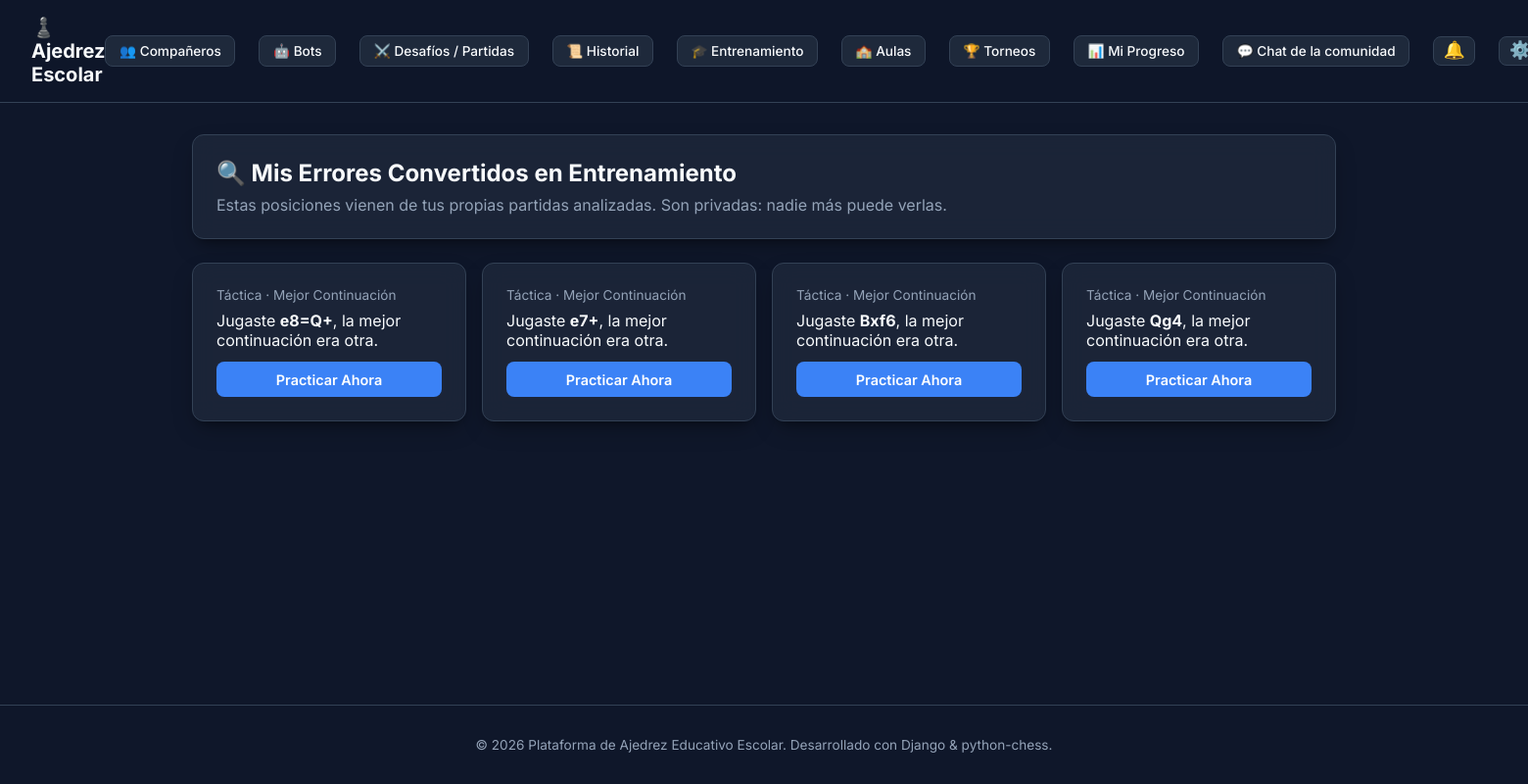
The app's page /personalization/my-errors/ (signed in) with its own data.
### apps/personalization/models.py (models this page shows, shortened)
class DetectedGameError(models.Model):
    move_analysis = models.OneToOneField(
        'analysis.MoveAnalysis', on_delete=models.CASCADE, related_name='detected_error'
    )
    student = models.ForeignKey(
        settings.AUTH_USER_MODEL, on_delete=models.CASCADE, related_name='detected_errors'
    )
    game = models.ForeignKey(
        'games.Game', on_delete=models.SET_NULL, null=True, blank=True, related_name='detected_errors'
    )
    fen_before = models.CharField(max_length=100)
    student_move_uci = models.CharField(max_length=10)
    student_move_san = models.CharField(max_length=20)
    best_move_uci = models.CharField(max_length=10, blank=True)
    best_move_san = models.CharField(max_length=20, blank=True)
    score_cp_before = models.IntegerField(null=True, blank=True)
    mate_in_before = models.IntegerField(null=True, blank=True)
    category = models.CharField(max_length=20, choices=Puzzle.Category.choices)
    theme = models.CharField(max_length=30, choices=Puzzle.Theme.choices)
    difficulty = models.CharField(max_length=20, choices=Puzzle.Difficulty.choices)
    generated_puzzle = models.OneToOneField(
        Puzzle, on_delete=models.SET_NULL, null=True, blank=True, related_name='source_error'
    )
    created_at = models.DateTimeField(auto_now_add=True)
    class Meta:
        ordering = ['-created_at']

### apps/personalization/views.py (the view)
# urls.py: path('my-errors/', views.MyDetectedErrorsListView.as_view(), name='personalization_my_errors'),
class MyDetectedErrorsListView(LoginRequiredMixin, ListView):
    model = DetectedGameError
    template_name = 'personalization/my_errors.html'
    context_object_name = 'errors'
    def get_queryset(self):
        return DetectedGameError.objects.filter(student=self.request.user).select_related('generated_puzzle', 'game')

### apps/accounts/models.py (called while the page is built)
    @property
    def rank(self):
        from apps.ratings.elo import rank_for_elo
        return rank_for_elo(self.elo_rating)

### apps/personalization/context_processors.py (called while the page is built)
def chess_appearance(request):
    user = getattr(request, 'user', None)
    piece_set, board_theme, is_custom = resolve_user_appearance(user)
    return {
        'user_piece_set': piece_set,
        'user_board_theme': board_theme,
        'is_custom_appearance': is_custom,
        'chess_piece_sets': PIECE_SETS,
        'chess_board_themes': BOARD_THEMES,
    }

### apps/personalization/models.py (called while the page is built)
    @classmethod
    def get_solo(cls):
        obj, _ = cls.objects.get_or_create(id=1)
        return obj

### apps/ratings/elo.py (called while the page is built)
def rank_for_elo(elo: int) -> PlayerRank:
    for rank in reversed(_RANKS_DESC):
        if elo >= rank.min_elo:
            return rank
    return PlayerRank.NOVATO

    @property
    def label(self) -> str:
        return self.value[0]

    @property
    def min_elo(self) -> int:
        return self.value[1]

### templates/personalization/my_errors.html (shortened to what this page needs)
{% extends 'base.html' %}
{% block content %}
<div class="card" style="margin-bottom: 1.5rem;">
    <h2>🔍 Mis Errores Convertidos en Entrenamiento</h2>
    <p style="color: var(--text-secondary); margin-top: 0.5rem;">
        Estas posiciones vienen de tus propias partidas analizadas. Son privadas: nadie más puede verlas.
    </p>
</div>
<div style="display: grid; grid-template-columns: repeat(auto-fill, minmax(280px, 1fr)); gap: 1rem;">
    {% for error in errors %}
    <div class="card">
        <p style="font-size: 0.85rem; color: var(--text-secondary);">{{ error.get_category_display }} · {{ error.get_theme_display }}</p>
        <p style="margin-top: 0.5rem;">Jugaste <strong>{{ error.student_move_san }}</strong>, la mejor continuación era otra.</p>
        {% if error.generated_puzzle %}
        <a href="{% url 'puzzle_detail' error.generated_puzzle.id %}" class="btn btn-primary" style="width: 100%; margin-top: 0.75rem;">Practicar Ahora</a>
        {% endif %}
    </div>
    {% empty %}
    <p style="color: var(--text-secondary);">Todavía no has convertido errores en entrenamiento. Analiza una de tus partidas para empezar.</p>
    {% endfor %}
</div>
{% endblock %}

### static/css/styles.css (style rules this page uses)
:root { --bg-primary: #0f172a; --bg-surface: #1e293b; --bg-card: rgba(30, 41, 59, 0.8); --border-color: #334155; --text-primary: #f8fafc; --text-secondary: #94a3b8; --accent-color: #3b82f6; --accent-hover: #2563eb; --success-color: #10b981; --danger-color: #ef4444; --warning-color: #f59e0b; --board-light: #e8edf2; --board-dark: #6884ab; --board-frame: #2a3547; --highlight-selected: rgba(232, 176, 64, 0.42); --highlight-last: rgba(214, 177, 70, 0.48); --highlight-hover: rgba(255, 255, 255, 0.10); --highlight-hover-light: rgba(0, 0, 0, 0.06); --legal-dot: rgba(20, 20, 20, 0.28); --legal-capture: rgba(239, 68, 68, 0.42); --check-fill: rgba(239, 68, 68, 0.45); --checkmate-fill: rgba(185, 28, 28, 0.65); --clock-active: #d8eccf; --clock-low: #f3c4b8; --radius-lg: 12px; --radius-md: 8px; --shadow-lg: 0 10px 25px -5px rgba(0, 0, 0, 0.3), 0 8px 10px -6px rgba(0, 0, 0, 0.3); }
[data-board-theme="classic"] { --board-light: #e8edf2; --board-dark: #6884ab; --board-frame: #2a3547; }
* { box-sizing: border-box; margin: 0; padding: 0; }
body { font-family: 'Inter', system-ui, -apple-system, BlinkMacSystemFont, 'Segoe UI', Roboto, sans-serif; background-color: var(--bg-primary); color: var(--text-primary); min-height: 100vh; display: flex; flex-direction: column; }
.card { background: var(--bg-card); backdrop-filter: blur(12px); border: 1px solid var(--border-color); border-radius: var(--radius-lg); padding: 1.5rem; box-shadow: var(--shadow-lg); }
.btn { display: inline-flex; align-items: center; justify-content: center; gap: 0.5rem; padding: 0.6rem 1.2rem; border-radius: var(--radius-md); font-weight: 600; font-size: 0.9rem; cursor: pointer; border: none; transition: all 0.2s ease; text-decoration: none; }
.btn-primary { background-color: var(--accent-color); color: white; }

### records on screen
DetectedGameError: category "Táctica", theme "Mejor Continuación", student_move_san "e8=Q+", shows "Practicar Ahora"
DetectedGameError: category "Táctica", theme "Mejor Continuación", student_move_san "e7+", shows "Practicar Ahora"
DetectedGameError: category "Táctica", theme "Mejor Continuación", student_move_san "Bxf6", shows "Practicar Ahora"
DetectedGameError: category "Táctica", theme "Mejor Continuación", student_move_san "Qg4", shows "Practicar Ahora"
